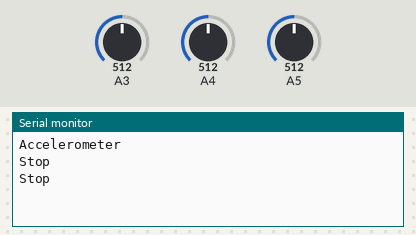
Simulated run of this sketch. Board: Arduino Uno, built with avr-gcc and run on an emulated ATmega328P. Shown: the last lines printed to the serial monitor. Inputs (shaded band) come from the test bench; at power-on: A4 = 512, A3 = 512, A5 = 512. No radio packets arrive unless stated.

Above: at 1.2 s.
1.3 s: A4 set to 534
At 2.1 s:
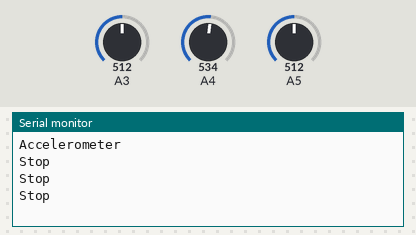
2.8 s: A4 set to 553
At 3.8 s:
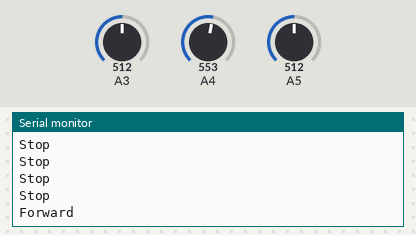

Measured:
- the behaviour switches between 541 and 542 on A4 (found by bisection; images 1 and 2)
- after the input at 2.8 s, the serial monitor: prints a new line after 0.56 s (image 2)

The sketch:

Transmitter_Code.ino
```cpp
#include<VirtualWire.h>
int a, b, c;
char *data;
void setup()
{
  vw_set_tx_pin(8);
  vw_setup(2000);
  pinMode(A5, INPUT);
  pinMode(A4, INPUT);
  pinMode(A3, INPUT);
  Serial.begin(9600);
  Serial.println("Accelerometer");
  a = analogRead(A5);
  b = analogRead(A4);
  c = analogRead(A3);
}
int x, y, z, x1, y1, z1;
void loop()
{
  x = analogRead(A5);
  y = analogRead(A4);
  z = analogRead(A3);
  x1 = x - a;
  y1 = y - b;
  z1 = z - c;
  if (y1 >= 30)
  {
    data = "f";
    vw_send((uint8_t *)data, strlen(data));
    vw_wait_tx();
    delay(500);
    Serial.println("Forward");
  }
  else if (y1 <= -30)
  {
    data="b";
    vw_send((uint8_t *)data, strlen(data));
    vw_wait_tx();
    delay(500);
    Serial.println("Backward");
  }
  else if (x1 >= 30)
  {
    data="r";
    vw_send((uint8_t *)data, strlen(data));
    vw_wait_tx();
    delay(500);
    Serial.println("Right");
  }
  else if (x1 <= -30)
  {
    data="l";
    vw_send((uint8_t *)data, strlen(data));
    vw_wait_tx();
    delay(500);
    Serial.println("Left");
  }
  else
  {
    data="s";
    vw_send((uint8_t *)data, strlen(data));
    vw_wait_tx();
    delay(500);
    Serial.println("Stop");
  }
}
```
